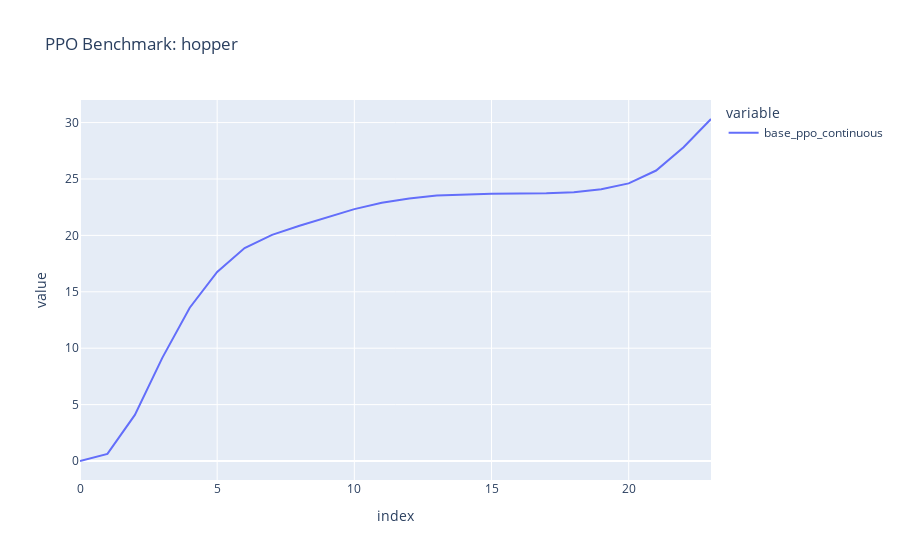

The cell this chart's notebook holds for it:
### Code cell
def plot_results(path: str) -> None:

    agent_names = [
        "base_ppo_continuous",
        # "parallel_ppo_1_continuous",
        # "parallel_ppo_1a",
        # "parallel_ppo_1b",
        # "parallel_ppo_1c_02",
        # "parallel_ppo_1c_04",
        # "parallel_ppo_1c_06",
        # "parallel_ppo_1d_02",
        # "parallel_ppo_1d_04",
        # "parallel_ppo_1d_06",
    ]

    files = os.listdir(path)
    filtered = [file for file in files if "500.0k_avg_ep" in file]
    df = pd.DataFrame()
    for idx, file in enumerate(filtered):
        print(f"{path}/{file}, {agent_names[idx]}")
        temp = pd.read_csv(f"{path}/{file}", index_col=0)
        df[f"{agent_names[idx]}"] = temp

    df.dropna(inplace=True)
    fig = px.line(df, title=f"PPO Benchmark: {path.split('/')[-1]}")
    fig.show()

plot_results("logs/hopper")

### Figure 1 — Plotly figure (JSON) as saved in the notebook; plotly's stock layout.template omitted (floating-point values rounded to 4 significant figures)
{"data": [{"hovertemplate": "variable=base_ppo_continuous<br>index=%{x}<br>value=%{y}<extra></extra>", "legendgroup": "base_ppo_continuous", "line": {"color": "#636efa", "dash": "solid"}, "marker": {"symbol": "circle"}, "mode": "lines", "name": "base_ppo_continuous", "orientation": "v", "showlegend": true, "type": "scatter", "x": [0, 1, 2, 3, 4, 5, 6, 7, 8, 9, 10, 11, 12, 13, 14, 15, 16, 17, 18, 19, 20, 21, 22, 23], "xaxis": "x", "y": [0.0005325, 0.6274, 4.088, 9.144, 13.59, 16.77, 18.87, 20.05, 20.85, 21.6, 22.33, 22.89, 23.27, 23.53, 23.64, 23.7, 23.72, 23.74, 23.83, 24.1, 24.61, 25.75, 27.81, 30.32], "yaxis": "y"}], "layout": {"legend": {"title": {"text": "variable"}, "tracegroupgap": 0}, "title": {"text": "PPO Benchmark: hopper"}, "xaxis": {"anchor": "y", "domain": [0, 1], "title": {"text": "index"}}, "yaxis": {"anchor": "x", "domain": [0, 1], "title": {"text": "value"}}}}
